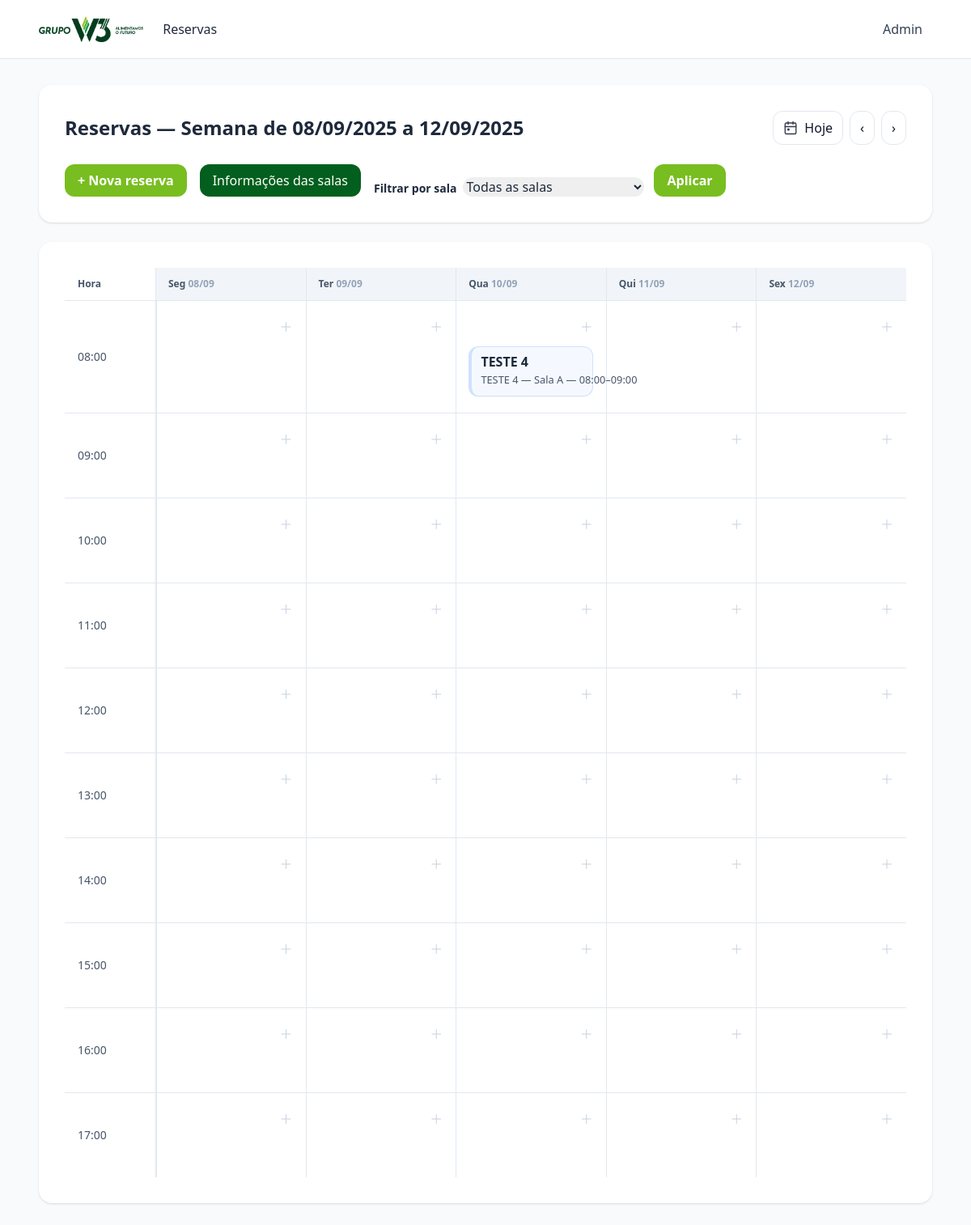
/?page=calendario&room_id=0&mday=1&week=2025-09-08, run on the app's committed database.
### tables this page shows
CREATE TABLE bookings (
    id INTEGER PRIMARY KEY AUTOINCREMENT,
    room_id INTEGER NOT NULL,
    title TEXT NOT NULL,
    date_start TEXT NOT NULL, -- 'YYYY-MM-DD HH:MM:SS'
    date_end   TEXT NOT NULL,
    participants TEXT,
    is_online INTEGER NOT NULL DEFAULT 0,
    meeting_link TEXT,
    notes TEXT,
    created_at TEXT NOT NULL, requester TEXT, participants_count INTEGER NOT NULL DEFAULT 1, needs_coffee INTEGER NOT NULL DEFAULT 0,
    FOREIGN KEY (room_id) REFERENCES rooms(id)
);

CREATE TABLE rooms (
    id INTEGER PRIMARY KEY AUTOINCREMENT,
    name TEXT NOT NULL,
    color TEXT NOT NULL DEFAULT '#3b82f6'
, capacity INTEGER NOT NULL DEFAULT 8, has_wifi INTEGER NOT NULL DEFAULT 1, has_tv INTEGER NOT NULL DEFAULT 1, has_board INTEGER NOT NULL DEFAULT 1, has_ac INTEGER NOT NULL DEFAULT 1, is_blocked INTEGER NOT NULL DEFAULT 0, extras TEXT DEFAULT '[]');

### bootstrap.php (called while the page is built, shortened)
<?php
function h($s) { return htmlspecialchars((string)$s, ENT_QUOTES, 'UTF-8'); }
function hh($h) { return str_pad((string)$h, 2, '0', STR_PAD_LEFT) . ':00'; }
function bookingsForCell(array $list, DateTime $cellStart, DateTime $cellEnd): array {
    $out = [];
    foreach ($list as $b) {
        $bStart = new DateTime($b['date_start']);
        $bEnd   = new DateTime($b['date_end']);
        if ($cellStart < $bEnd && $cellEnd > $bStart) { $out[] = $b; }
    }
    return $out;
}
?>

### calendario.php (shortened to what this page needs)
<?php
$rooms = [];
foreach ($pdo->query('SELECT * FROM rooms ORDER BY id') as $r) {
    $rooms[(int)$r['id']] = $r;
}
$selectedRoom = isset($_GET['room_id']) ? (int)$_GET['room_id'] : 0;
$weekParam = $_GET['week'] ?? '';
$today = new DateTime('today');
$baseDate = $weekParam ? DateTime::createFromFormat('Y-m-d', $weekParam) : clone $today;
$dayOfWeek = (int)$baseDate->format('N');
$monday = (clone $baseDate)->modify('-' . ($dayOfWeek - 1) . ' days');
$friday = (clone $monday)->modify('+4 days');
$weekDays = [];
for ($i = 0; $i < 5; $i++) { $weekDays[] = (clone $monday)->modify("+$i days"); }
$weekStartSql = (clone $monday)->setTime(0,0,0)->format('Y-m-d H:i:s');
$weekEndSql   = (clone $friday)->setTime(23,59,59)->format('Y-m-d H:i:s');
$q = 'SELECT b.*, r.name AS room_name, r.color AS room_color
      FROM bookings b
      JOIN rooms r ON r.id = b.room_id
      WHERE b.date_start < :week_end AND b.date_end > :week_start';
$params = [':week_end' => $weekEndSql, ':week_start' => $weekStartSql];
$q .= ' ORDER BY b.date_start';
$st = $pdo->prepare($q);
$st->execute($params);
$allBookings = $st->fetchAll(PDO::FETCH_ASSOC);
$bookingsByDay = [];
foreach ($allBookings as $b) {
    $start = new DateTime($b['date_start']);
    $end = new DateTime($b['date_end']);
    $span = new DatePeriod((clone $start)->setTime(0,0,0), new DateInterval('P1D'), (clone $end)->setTime(23,59,59)->modify('+1 second'));
    foreach ($span as $d) {
        $key = $d->format('Y-m-d');
        $bookingsByDay[$key] = $bookingsByDay[$key] ?? [];
        $bookingsByDay[$key][] = $b;
    }
}
$stAll = $pdo->prepare('SELECT b.*, r.name AS room_name, r.color AS room_color
                        FROM bookings b
                        JOIN rooms r ON r.id = b.room_id
                        WHERE b.date_start < :week_end AND b.date_end > :week_start
                        ORDER BY b.date_start');
$stAll->execute([':week_end' => $weekEndSql, ':week_start' => $weekStartSql]);
$allBookingsAllRooms = $stAll->fetchAll(PDO::FETCH_ASSOC);
$bookingsByDayAll = [];
foreach ($allBookingsAllRooms as $b) {
    $start = new DateTime($b['date_start']);
    $end = new DateTime($b['date_end']);
    $span = new DatePeriod((clone $start)->setTime(0,0,0), new DateInterval('P1D'), (clone $end)->setTime(23,59,59)->modify('+1 second'));
    foreach ($span as $d) {
        $key = $d->format('Y-m-d');
        $bookingsByDayAll[$key] = $bookingsByDayAll[$key] ?? [];
        $bookingsByDayAll[$key][] = $b;
    }
}
$mobileDay = isset($_GET['mday']) ? (int)$_GET['mday'] : 0;
?>
<div class="max-w-6xl mx-auto space-y-6">
  <div class="bg-white rounded-2xl shadow p-6 lg:p-8 space-y-6">
    <div class="flex flex-col lg:flex-row lg:items-center lg:justify-between gap-4">
      <div>
        <h1 class="text-2xl font-bold">
          Reservas — Semana de <strong><?= h($monday->format('d/m/Y')) ?></strong>
          a <strong><?= h($friday->format('d/m/Y')) ?></strong>
        </h1>
      </div>
      <?php
        $prevWeek = (clone $monday)->modify('-7 days')->format('Y-m-d');
        $nextWeek = (clone $monday)->modify('+7 days')->format('Y-m-d');
        $qsBase = 'page=calendario&room_id='.$selectedRoom;
        if (isset($_GET['mday'])) $qsBase .= '&mday='.(int)$mobileDay;
      ?>
      <div class="cal-nav">
        <a class="nav-today" href="?<?= h($qsBase) ?>&week=<?= h((new DateTime('today'))->format('Y-m-d')) ?>">
          Hoje
        </a>
        <a class="nav-arrow" href="?<?= h($qsBase) ?>&week=<?= h($prevWeek) ?>" aria-label="Semana anterior">‹</a>
        <a class="nav-arrow" href="?<?= h($qsBase) ?>&week=<?= h($nextWeek) ?>" aria-label="Próxima semana">›</a>
      </div>
    </div>
    <div class="flex flex-wrap items-end gap-4">
      <button id="openCreate" class="px-4 h-10 rounded-xl btn-w3 font-semibold">+ Nova reserva</button>
      <button id="openRooms" class="px-4 h-10 rounded-xl btn-rooms">Informações das salas</button>
      <form method="get" class="flex flex-wrap items-end gap-3">
        <div class="flex items-end gap-2">
          <label for="room_id" class="text-sm font-semibold">Filtrar por sala</label>
          <select id="room_id" name="room_id" class="w-56 rounded-xl border-slate-200 focus:ring-2 focus:ring-indigo-500">
            <option value="0" <?= $selectedRoom===0?'selected':'' ?>>Todas as salas</option>
          </select>
        </div>
        <button class="px-4 h-10 rounded-xl btn-w3 font-semibold">Aplicar</button>
      </form>
    </div>
  </div>
  <div class="hidden md:block">
    <main class="bg-white rounded-2xl shadow p-6 lg:p-8">
      <div>
        <table class="w-full table-fixed">
          <thead class="bg-slate-100 border-b border-slate-200">
            <tr>
              <th class="w-28 px-4 py-3 text-left text-xs font-semibold text-slate-600 sticky left-0 bg-slate-100">Hora</th>
              <?php foreach ($weekDays as $d): ?>
                <th class="px-4 py-3 text-left text-xs font-semibold text-slate-600">
                  <?php $label = [1=>'Seg',2=>'Ter',3=>'Qua',4=>'Qui',5=>'Sex'][(int)$d->format('N')]; ?>
                  <?= h($label) ?> <span class="text-slate-400"><?= h($d->format('d/m')) ?></span>
                </th>
              <?php endforeach; ?>
            </tr>
          </thead>
          <tbody>
            <?php for ($h = 8; $h < 18; $h++): ?>
              <tr class="border-t border-slate-200">
                <td class="px-4 py-4 text-sm text-slate-600 sticky left-0 bg-white border-r border-slate-200"><?= hh($h) ?></td>
                <?php foreach ($weekDays as $d): ?>
                  <?php
                    $cellStart = (clone $d)->setTime($h, 0, 0);
                    $cellEnd   = (clone $d)->setTime($h+1, 0, 0);
                    $key = $d->format('Y-m-d');
                    $list = $bookingsByDay[$key] ?? [];
                    $cellBookings = bookingsForCell($list, $cellStart, $cellEnd);
                    $allList = $bookingsByDayAll[$key] ?? [];
                    $cellBookingsAll = bookingsForCell($allList, $cellStart, $cellEnd);
                    $occupiedRooms = [];
                    foreach ($cellBookingsAll as $cb) { $occupiedRooms[(int)$cb['room_id']] = true; }
                    foreach ($rooms as $rid => $rInfo) { if((int)$rInfo['is_blocked']===1) { $occupiedRooms[$rid] = true; } }
                    $slotFull = count($occupiedRooms) >= count($rooms);
                  ?>
                  <td class="align-top px-3 py-4">
                    <div class="min-h-[72px] flex flex-col gap-3 <?= !$slotFull ? 'cursor-pointer hover:bg-slate-50' : 'opacity-60' ?> rounded-lg p-1"
                         <?= !$slotFull ? "onclick=\"openCreateWith('".h($key)."','".hh($h)."','".hh($h+1)."')\"" : '' ?>>
                      <?php if (!$slotFull): ?>
                        <button class="self-end text-slate-300 hover:text-slate-600" title="Agendar neste horário"
                                onclick="event.stopPropagation(); openCreateWith('<?= h($key) ?>','<?= hh($h) ?>','<?= hh($h+1) ?>')">＋</button>
                      <?php else: ?>
                        <span class="self-end text-slate-500 cursor-not-allowed" title="Horário indisponível (salas ocupadas/bloqueadas)">—</span>
                      <?php endif; ?>
                      <?php foreach ($cellBookings as $b): ?>
                        <button class="booking-card text-left"
                                style="border-color: <?= h($b['room_color']) ?>33; background: <?= h($b['room_color']) ?>0d"
                                onclick='event.stopPropagation(); showBooking(<?= json_encode([
                                    "id" => (int)$b["id"],
                                    "title" => $b["title"],
                                    "room" => $b["room_name"],
                                    "room_id" => (int)$b["room_id"],
                                    "color" => $b["room_color"],
                                    "requester" => $b["requester"],
                                    "is_online" => (int)$b["is_online"],
                                    "meeting_link" => $b["meeting_link"],
                                    "needs_coffee" => (int)$b["needs_coffee"],
                                    "participants" => $b["participants"],
                                    "participants_count" => (int)$b["participants_count"],
                                    "notes" => $b["notes"],
                                    "start" => (new DateTime($b["date_start"]))->format("d/m/Y H:i"),
                                    "end" => (new DateTime($b["date_end"]))->format("d/m/Y H:i"),
                                    "date_sql" => (new DateTime($b["date_start"]))->format("Y-m-d"),
                                    "start_hh" => (new DateTime($b["date_start"]))->format("H:i"),
                                    "end_hh" => (new DateTime($b["date_end"]))->format("H:i"),
                                ], JSON_UNESCAPED_UNICODE | JSON_UNESCAPED_SLASHES) ?>)'>
                          <div class="booking-title truncate"><?= h($b['title']) ?></div>
                          <div class="booking-meta">
                            <?= h($b['requester'] ?: '—') ?> — <?= h($b['room_name']) ?> — <?= (new DateTime($b['date_start']))->format('H:i') ?>–<?= (new DateTime($b['date_end']))->format('H:i') ?>
                          </div>
                        </button>
                      <?php endforeach; ?>
                    </div>
                  </td>
                <?php endforeach; ?>
              </tr>
            <?php endfor; ?>
          </tbody>
        </table>
      </div>
    </main>
  </div>
</div>

### index.php (style rules this page uses)
.btn-w3 { background:#78BE20; color:#fff }

### calendario.php (style rules this page uses)
.cal-nav { display:flex;align-items:center;gap:.5rem }
.cal-nav a { display:inline-flex;align-items:center;gap:.5rem;border-radius:.75rem;padding:.5rem .75rem;color:#0f172a }
.cal-nav .nav-today,.cal-nav .nav-arrow { border:1px solid #e2e8f0 }
.cal-nav .icon { width:18px;height:18px;opacity:.85 }
.btn-rooms { background:#035F1D;color:#fff }
table.table-fixed { border-collapse:separate;border-spacing:0 }
table.table-fixed thead th:not(:first-child), table.table-fixed tbody td:not(:first-child) { border-left:1px solid #e2e8f0 }
table.table-fixed thead th:first-child, table.table-fixed tbody td:first-child { background:#fff;position:sticky;left:0;z-index:1 }
table.table-fixed { border-collapse:collapse }
table.table-fixed thead th:not(:first-child), table.table-fixed tbody td:not(:first-child) { border-left:none;box-shadow:inset 1px 0 0 #e2e8f0 }

### partials/scripts.php (style rules this page uses)
.booking-card { display:flex; flex-direction:column; gap:.25rem; border:1px solid rgba(100,116,139,.2); border-left-width:4px; border-radius:.75rem; padding:.6rem .7rem; box-shadow: 0 1px 0 rgba(0,0,0,.03); }
.booking-title { font-weight:700; line-height:1.1; }
.booking-meta { font-size:.8rem; color:#475569; white-space:nowrap; overflow:hidden; text-overflow:ellipsis; }
.btn-w3 { background:#78BE20; color:#fff }

### data on the page
bookings: title "TESTE 4", requester "TESTE 4", room.name "Sala A", date_start "08:00", date_end "09:00"

### other printed values
$monday->format('d/m/Y') "08/09/2025"
$friday->format('d/m/Y') "12/09/2025"
$label "Seg"
$d->format('d/m') "08/09"
$label "Ter"
$d->format('d/m') "09/09"
$label "Qua"
$d->format('d/m') "10/09"
$label "Qui"
$d->format('d/m') "11/09"
$label "Sex"
$d->format('d/m') "12/09"
hh($h) "08:00"
hh($h) "09:00"
hh($h) "10:00"
